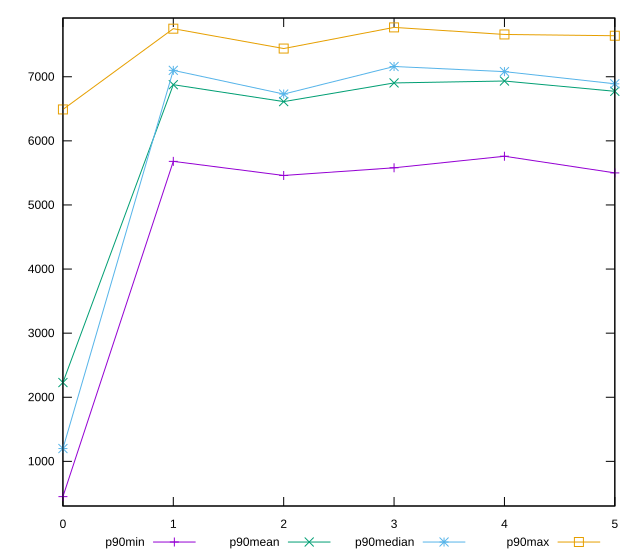

Source code (gnuplot):
reset

$p90Min <<EOF
0 450
1 5680
2 5460
3 5580
4 5760
5 5500
EOF

$p90Mean <<EOF
0 2229.6703296703295
1 6876.043956043956
2 6612.307692307692
3 6903.626373626374
4 6933.626373626374
5 6773.076923076923
EOF

$p90Median <<EOF
0 1200
1 7100
2 6730
3 7160
4 7080
5 6890
EOF

$p90Max <<EOF
0 6490
1 7750
2 7440
3 7770
4 7660
5 7640
EOF

set key outside below
set xrange [0:5]
set yrange [303.6:7916.4]
set trange [303.6:7916.4]
set terminal svg size 640, 560 enhanced background rgb 'white'
set output "reprap/unused-javascript/progression/value.svg"

plot $p90Min title "p90min" with linespoints, \
     $p90Mean title "p90mean" with linespoints, \
     $p90Median title "p90median" with linespoints, \
     $p90Max title "p90max" with linespoints

reset
